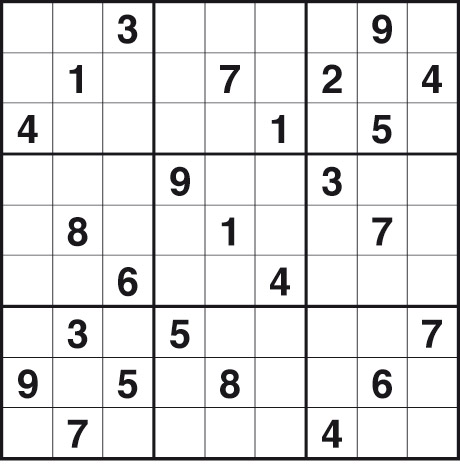
#> input picture images/Sudoku2590hard.jpg, 460 x 467 px
$ python binarization.py images/Sudoku2590hard.jpg
#> lines starting #> are read from the running program, lines starting #| are printed output that depends on the picture; after the words box and inside, x2 and y2 are one past the last pixel; in counts of white or black regions, pixels touching at a corner belong together
#/bin/env python3

import cv2,sys
if not len(sys.argv) == 2:
    print("Wrong number of arguments")
    sys.exit(1)

filename = sys.argv[1]

image = cv2.imread(filename)
#> image is the input picture: shape (467, 460, 3); mean B, G, R 230.6, 230.1, 230.3
if 0 == len(image):
    print("couldn't load image.")
    sys.exit(1)

gray_image = cv2.cvtColor(image, cv2.COLOR_BGR2GRAY)
image2 = cv2.adaptiveThreshold(gray_image,255,cv2.ADAPTIVE_THRESH_GAUSSIAN_C,cv2.THRESH_BINARY_INV ,7,5)
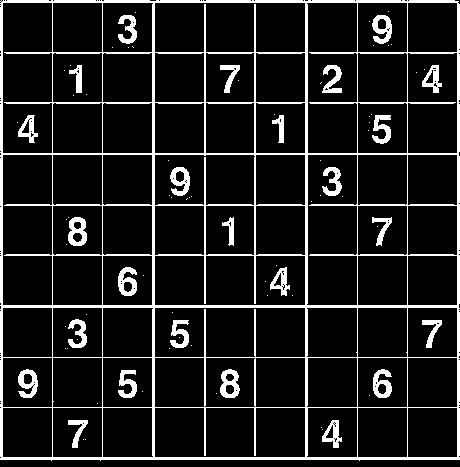
#> image2: shape (467, 460); 11.7% white; 85 white regions (59 under 20 px), largest, box (x1, y1, x2, y2) and area: (0, 0, 460, 461) 18142, (68, 217, 87, 246) 353, (220, 369, 240, 398) 353

cv2.imwrite("binarized_" + filename.split('/')[-1],image2)
